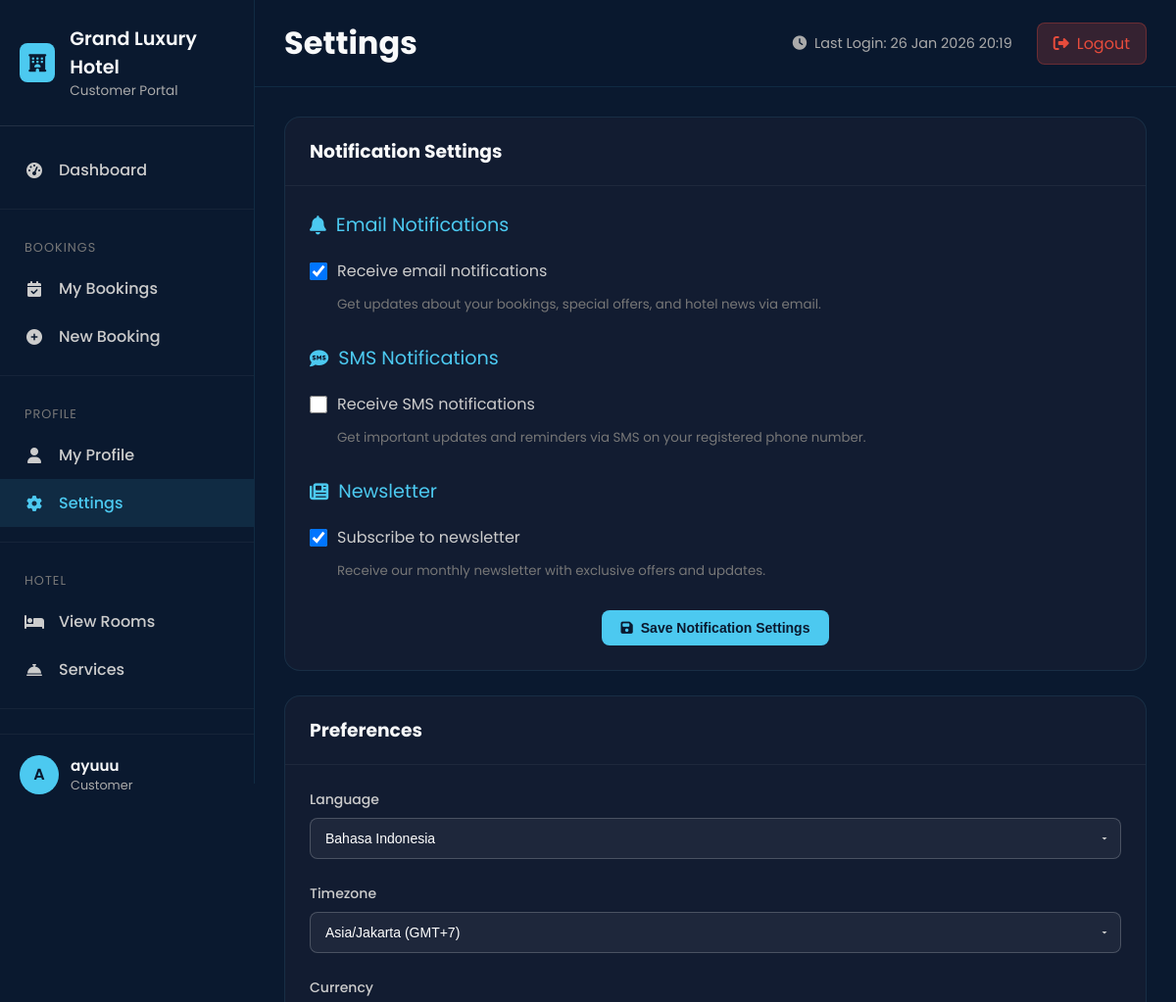
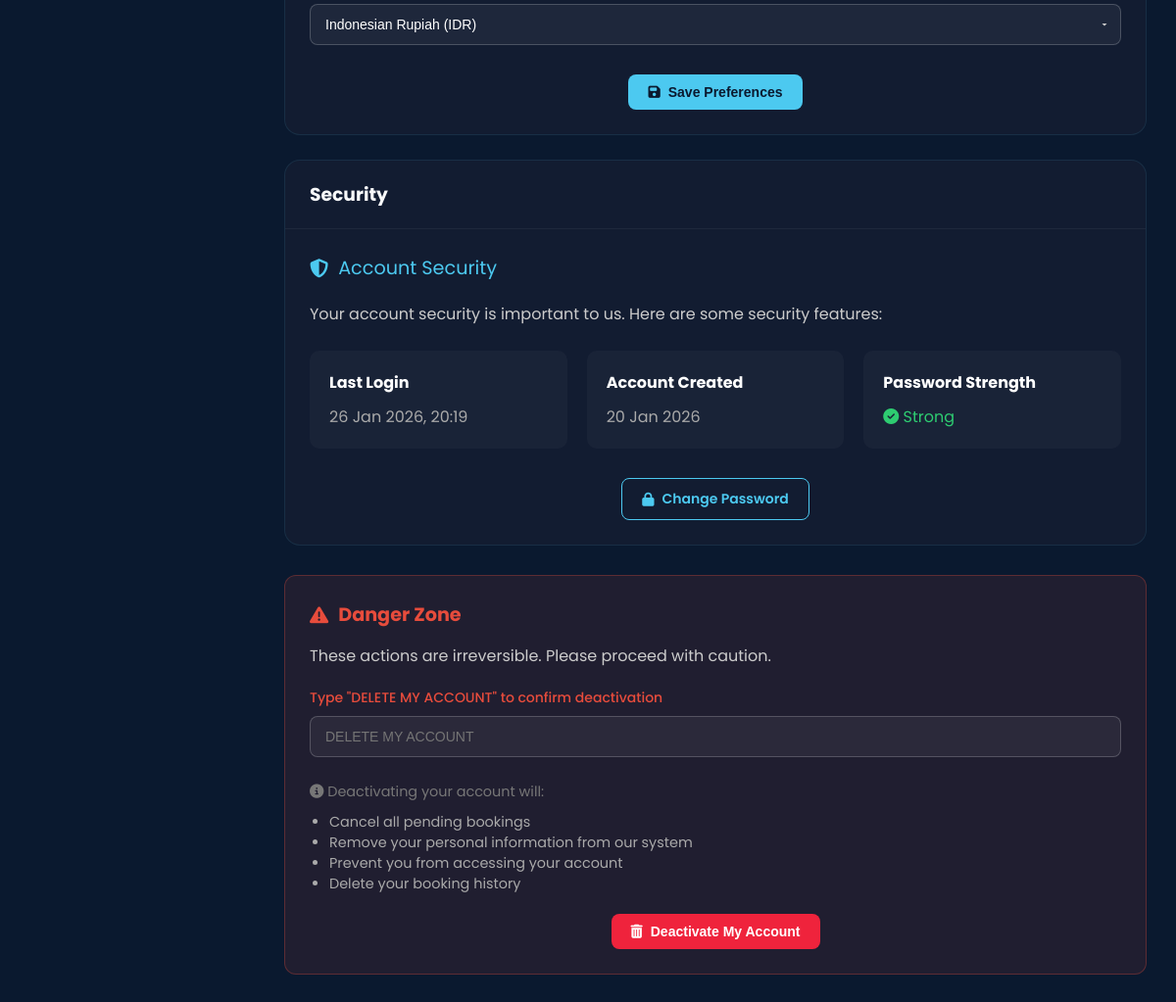
The app's page /customer/settings.php (signed in) with its own data (2 pictures, top to bottom).
### tables this page shows
CREATE TABLE `settings` (
  `id` int(11) NOT NULL,
  `setting_key` varchar(100) NOT NULL,
  `setting_value` text DEFAULT NULL,
  `setting_group` varchar(50) DEFAULT 'general',
  `description` text DEFAULT NULL,
  `created_at` timestamp NOT NULL DEFAULT current_timestamp(),
  `updated_at` timestamp NOT NULL DEFAULT current_timestamp() ON UPDATE current_timestamp()
);

CREATE TABLE `users` (
  `id` int(11) NOT NULL,
  `username` varchar(50) NOT NULL,
  `password` varchar(255) NOT NULL,
  `email` varchar(100) NOT NULL,
  `full_name` varchar(100) DEFAULT NULL,
  `phone` varchar(20) DEFAULT NULL,
  `profile_picture` varchar(255) DEFAULT NULL,
  `role` enum('admin','receptionist','customer') DEFAULT 'customer',
  `status` enum('active','inactive','suspended') DEFAULT 'active',
  `created_at` timestamp NOT NULL DEFAULT current_timestamp(),
  `last_login` timestamp NULL DEFAULT NULL
);

CREATE TABLE `user_settings` (
  `id` int(11) NOT NULL,
  `user_id` int(11) NOT NULL,
  `email_notifications` tinyint(1) DEFAULT 1,
  `sms_notifications` tinyint(1) DEFAULT 0,
  `promo_notifications` tinyint(1) DEFAULT 1,
  `dark_mode` tinyint(1) DEFAULT 1,
  `language` varchar(10) DEFAULT 'id',
  `created_at` timestamp NOT NULL DEFAULT current_timestamp(),
  `updated_at` timestamp NOT NULL DEFAULT current_timestamp() ON UPDATE current_timestamp(),
  `newsletter` tinyint(1) NOT NULL DEFAULT 0
);

CREATE TABLE `user_preferences` (
  `id` int(11) NOT NULL,
  `user_id` int(11) NOT NULL,
  `language` varchar(10) NOT NULL DEFAULT 'en',
  `timezone` varchar(50) NOT NULL DEFAULT 'Asia/Jakarta',
  `currency` varchar(10) NOT NULL DEFAULT 'IDR',
  `created_at` timestamp NOT NULL DEFAULT current_timestamp(),
  `updated_at` timestamp NOT NULL DEFAULT current_timestamp() ON UPDATE current_timestamp()
);

### customer/settings.php (the view, shortened to what the rows shown need)
<?php
require_once '../includes/config.php';
$user_id = $_SESSION['user_id'];
$page_title = 'Settings';
$customer_sql = "SELECT * FROM users WHERE id = ?";
$customer_stmt = $conn->prepare($customer_sql);
$customer_stmt->bind_param("i", $user_id);
$customer_stmt->execute();
$customer_result = $customer_stmt->get_result();
$customer = $customer_result->fetch_assoc();
$settings_sql = "SELECT email_notifications, sms_notifications, newsletter
                 FROM user_settings
                 WHERE user_id = ?
                 LIMIT 1";
$settings_stmt = $conn->prepare($settings_sql);
$settings_stmt->bind_param("i", $user_id);
$settings_stmt->execute();
$settings_result = $settings_stmt->get_result();
$settings = $settings_result->fetch_assoc();
$pref_sql = "SELECT language, timezone, currency
             FROM user_preferences
             WHERE user_id = ?
             LIMIT 1";
$pref_stmt = $conn->prepare($pref_sql);
$pref_stmt->bind_param("i", $user_id);
$pref_stmt->execute();
$pref_result = $pref_stmt->get_result();
$pref = $pref_result->fetch_assoc();
?>
<!DOCTYPE html>
<html lang="id">
<head>
    <link rel="stylesheet" href="https://cdnjs.cloudflare.com/ajax/libs/font-awesome/6.4.0/css/all.min.css">
</head>
<body>
    <div class="customer-wrapper">
        <aside class="sidebar">
            <div class="sidebar-header">
                <div class="sidebar-title">
                    <h3><?= htmlspecialchars($hotel_name) ?></h3>
                    <p>Customer Portal</p>
                </div>
            </div>
            <div class="sidebar-footer">
                <div class="user-menu">
                    <div class="user-avatar">
                        <?= strtoupper(substr($customer['full_name'], 0, 1)) ?>
                    </div>
                    <div class="user-info">
                        <div class="user-name"><?= htmlspecialchars($customer['full_name']) ?></div>
                        <div class="user-role"><?= ucfirst($customer['role']) ?></div>
                    </div>
                </div>
            </div>
        </aside>
        <main class="main-content">
            <header class="top-header">
                <div class="header-left">
                    <h1><?= htmlspecialchars($page_title) ?></h1>
                </div>
                <div class="header-right">
                    <div class="last-login">
                        <i class="fas fa-clock"></i>
                        Last Login: <?= $customer['last_login'] ? date('d M Y H:i', strtotime($customer['last_login'])) : 'First login' ?>
                    </div>
                    <a href="../logout.php" class="logout-btn">
                        <i class="fas fa-sign-out-alt"></i> Logout
                    </a>
                </div>
            </header>
            <div class="content-area">
                <div class="card">
                    <div class="card-body">
                        <form method="POST">
                            <div class="checkbox-group">
                                <label class="checkbox-item">
                                    <input type="checkbox" name="email_notifications" value="1"
                                           <?= ($settings['email_notifications'] ?? 0) ? 'checked' : '' ?>>
                                    <span class="checkbox-label">Receive email notifications</span>
                                </label>
                            </div>
                            <div class="checkbox-group">
                                <label class="checkbox-item">
                                    <input type="checkbox" name="sms_notifications" value="1"
                                            <?= ($settings['sms_notifications'] ?? 0) ? 'checked' : '' ?>>
                                    <span class="checkbox-label">Receive SMS notifications</span>
                                </label>
                            </div>
                            <div class="checkbox-group">
                                <label class="checkbox-item">
                                    <input type="checkbox" name="newsletter" value="1"
                                            <?= ($settings['newsletter'] ?? 0) ? 'checked' : '' ?>>
                                    <span class="checkbox-label">Subscribe to newsletter</span>
                                </label>
                            </div>
                        </form>
                    </div>
                </div>
                <div class="card">
                    <div class="card-body">
                        <form method="POST">
                            <div class="form-group">
                                <label class="form-label">Language</label>
                                <select name="language" class="form-control">
                                    <option value="id" <?= ($pref['language'] ?? 'en') === 'id' ? 'selected' : '' ?>>Bahasa Indonesia</option>
                                </select>
                            </div>
                            <div class="form-group">
                                <label class="form-label">Timezone</label>
                                <select name="timezone" class="form-control">
                                    <option value="Asia/Jakarta" <?= ($pref['timezone'] ?? 'Asia/Jakarta') === 'Asia/Jakarta' ? 'selected' : '' ?>>Asia/Jakarta (GMT+7)</option>
                                </select>
                            </div>
                            <div class="form-group">
                                <label class="form-label">Currency</label>
                                <select name="currency" class="form-control">
                                    <option value="IDR" <?= ($pref['currency'] ?? 'IDR') === 'IDR' ? 'selected' : '' ?>>Indonesian Rupiah (IDR)</option>
                                </select>
                            </div>
                        </form>
                    </div>
                </div>
                <div class="card">
                    <div class="card-body">
                        <div style="display: grid; grid-template-columns: repeat(auto-fit, minmax(250px, 1fr)); gap: 20px; margin-bottom: 30px;">
                            <div style="background: rgba(255,255,255,0.03); padding: 20px; border-radius: 10px;">
                                <h4 style="color: white; margin-bottom: 10px;">Last Login</h4>
                                <p style="color: #aaa;">
                                    <?= $customer['last_login'] ? date('d M Y, H:i', strtotime($customer['last_login'])) : 'First login' ?>
                                </p>
                            </div>
                            <div style="background: rgba(255,255,255,0.03); padding: 20px; border-radius: 10px;">
                                <h4 style="color: white; margin-bottom: 10px;">Account Created</h4>
                                <p style="color: #aaa;">
                                    <?= isset($customer['created_at']) ? date('d M Y', strtotime($customer['created_at'])) : '-' ?>
                                </p>
                            </div>
                        </div>
                    </div>
                </div>
            </div>
        </main>
    </div>
</body>
</html>

### records on screen
settings: setting_value "Grand Luxury Hotel"
users: full_name "A", full_name "ayuuu", role "Customer", last_login "26 Jan 2026 20:19", last_login "26 Jan 2026, 20:19", created_at "20 Jan 2026"
user_settings: email_notifications "☑", newsletter "☑"
user_preferences: language "Bahasa Indonesia", timezone "Asia/Jakarta (GMT+7)", currency "Indonesian Rupiah (IDR)"

### other values on screen
$page_title "Settings"
